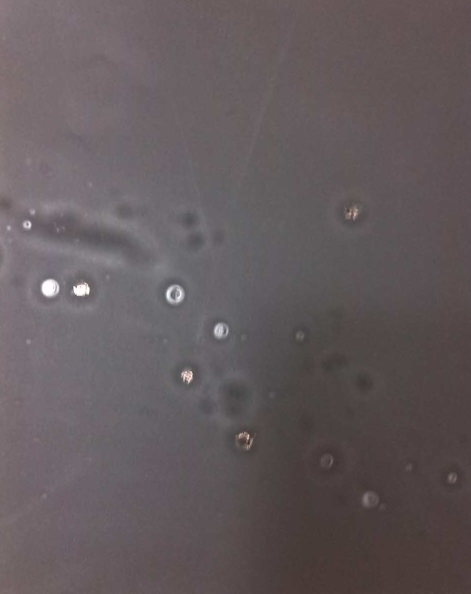
#> input picture 8_image_process/opencv/defect_detection/sample.jpg, 941 x 1187 px (shown at 1/2 size)
$ jupyter execute defect_detection.ipynb   (shell and % lines are left out)   (older library calls are emulated)
#> lines starting #> are read from the running program, lines starting #| are printed output that depends on the picture; after the words box and inside, x2 and y2 are one past the last pixel; in counts of white or black regions, pixels touching at a corner belong together; long printed decimals are rounded
[cell 1]
import numpy as np
import cv2

# read image
img = cv2.imread('sample.jpg', 0)# IMREAD_GRAYSCALE, IMREAD_COLOR
#> img: shape (1187, 941); min 43, max 255, mean 93.4

[cell 2]

from matplotlib import pyplot as plt

plt.imshow(img, cmap = 'gray', interpolation = 'bicubic')
plt.xticks([]), plt.yticks([])  # to hide tick values on X and Y axis
plt.show()

# 1. “亮点”缺陷检测
Detect part of defects by pre-process

[cell 3]
equ = cv2.equalizeHist(img)# Histograms Equalization
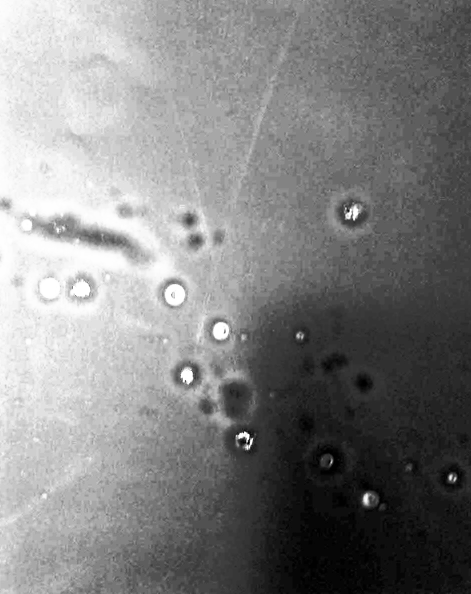
#> equ: shape (1187, 941) (shown at 1/2 size); min 0, max 255, mean 130.2

[cell 4]
ret2,img_th2 = cv2.threshold(img,150,255,cv2.THRESH_BINARY)
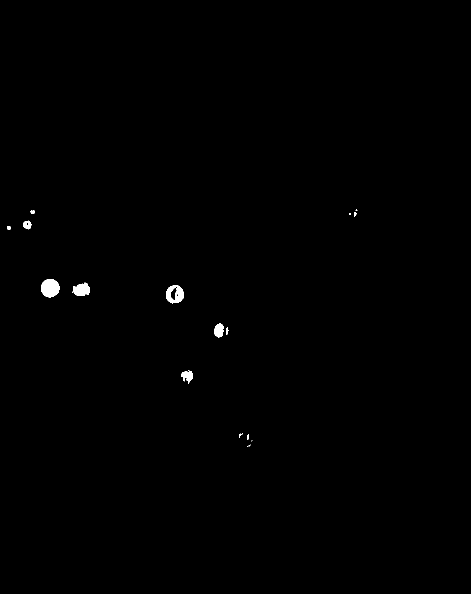
#> img_th2: shape (1187, 941) (shown at 1/2 size); 0.34% white; 17 white regions (5 under 20 px)

[cell 5]
_, contours, _ = cv2.findContours(img_th2.copy(),cv2.RETR_TREE,cv2.CHAIN_APPROX_SIMPLE)
#> contours = 22 contours, 10 with area under 20; largest, box (x1, y1, x2, y2) and area: (82, 558, 119, 595) 1016, (332, 570, 368, 607) 980, (145, 565, 180, 592) 610, (428, 647, 447, 675) 370, (363, 740, 385, 768) 306
im = cv2.imread('sample.jpg', cv2.IMREAD_COLOR)# IMREAD_GRAYSCALE, IMREAD_COLOR
#> im is the input picture: shape (1187, 941, 3); mean B, G, R 93, 90.4, 99.4
cv2.drawContours(im,contours,-1,(255,0,0),5)
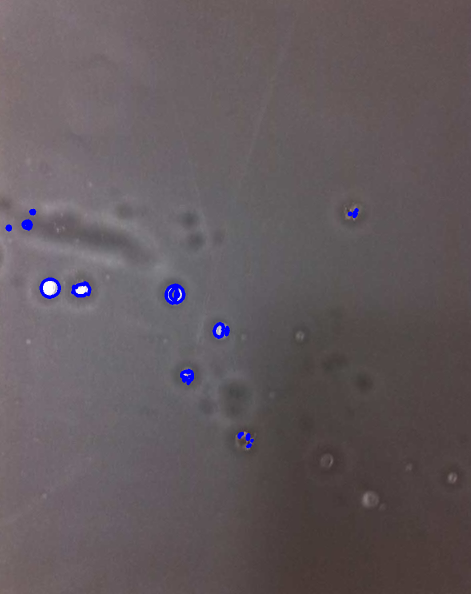
#> im: shape (1187, 941, 3) (shown at 1/2 size); 0.46% of pixels changed, all inside (x1, y1, x2, y2) = (11, 416, 718, 897)

[cell 6]

from matplotlib import pyplot as plt
width = 15
height = 10
plt.figure(figsize=(width, height))


plt.subplot(2, 2, 1)
plt.title('original')
plt.imshow(img, cmap = 'gray', interpolation = 'bicubic')
plt.xticks([]), plt.yticks([])  # to hide tick values on X and Y axis

plt.subplot(2, 2, 2)
plt.title('hist equlize')
plt.imshow(equ, cmap = 'gray', interpolation = 'bicubic')
plt.xticks([]), plt.yticks([])  # to hide tick values on X and Y axis

plt.subplot(2, 2, 3)
plt.title('img th2')
plt.imshow(img_th2, cmap = 'gray', interpolation = 'bicubic')
plt.xticks([]), plt.yticks([])  # to hide tick values on X and Y axis

plt.subplot(2, 2, 4)
plt.title('defect-1')
plt.imshow(im, cmap = 'gray', interpolation = 'bicubic')
plt.xticks([]), plt.yticks([])  # to hide tick values on X and Y axis


plt.show()
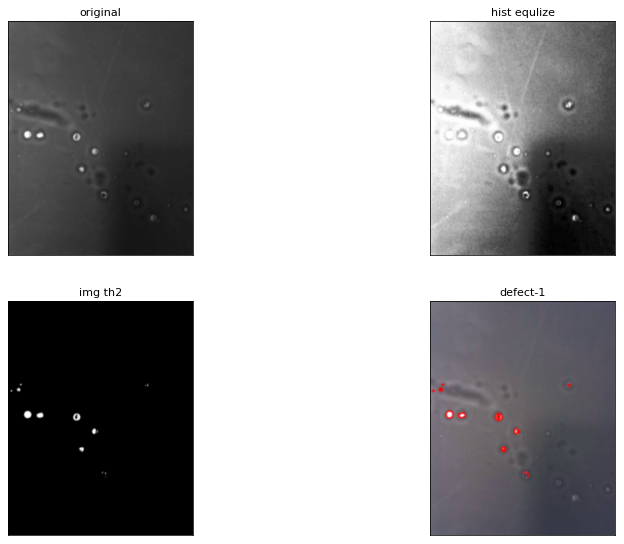
#> figure drawn by matplotlib, 4 panels; B, G, R data is drawn as R, G, B

# 2. “阴影点”缺陷检测
Detect others by removing part of shadowimage

[cell 7]
# read image
img2 = cv2.imread('sample_2.jpg', 0)# IMREAD_GRAYSCALE, IMREAD_COLOR
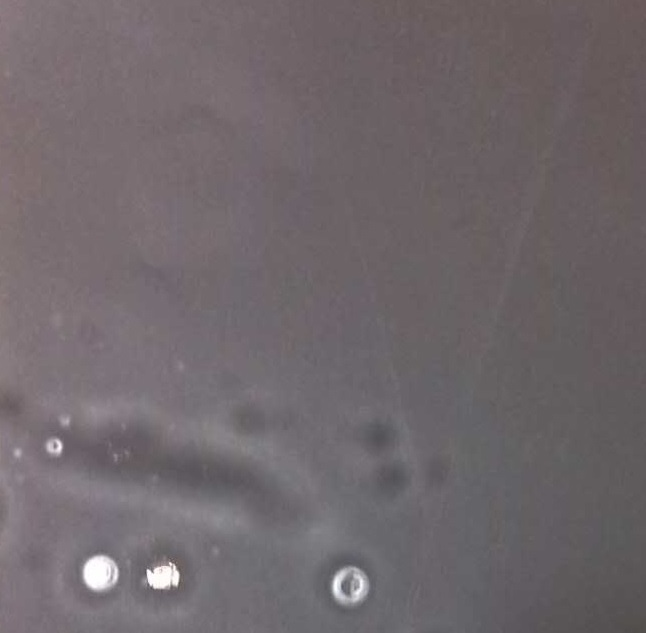
#> input picture 8_image_process/opencv/defect_detection/sample_2.jpg, 646 x 633 px
#> img2: shape (633, 646); min 76, max 255, mean 106.3

# average
blur2 = cv2.blur(img2,(5,5))

[cell 8]

from matplotlib import pyplot as plt

width = 15
height = 10
plt.figure(figsize=(width, height))


plt.subplot(1, 2, 1)
plt.title('original')
plt.imshow(img2, cmap = 'gray', interpolation = 'bicubic')
plt.xticks([]), plt.yticks([])  # to hide tick values on X and Y axis

plt.subplot(1, 2, 2)
plt.title('average')
plt.imshow(blur2, cmap = 'gray', interpolation = 'bicubic')
plt.xticks([]), plt.yticks([])  # to hide tick values on X and Y axis

plt.show()

[cell 9]
equ2 = cv2.equalizeHist(blur2)# Histograms Equalization
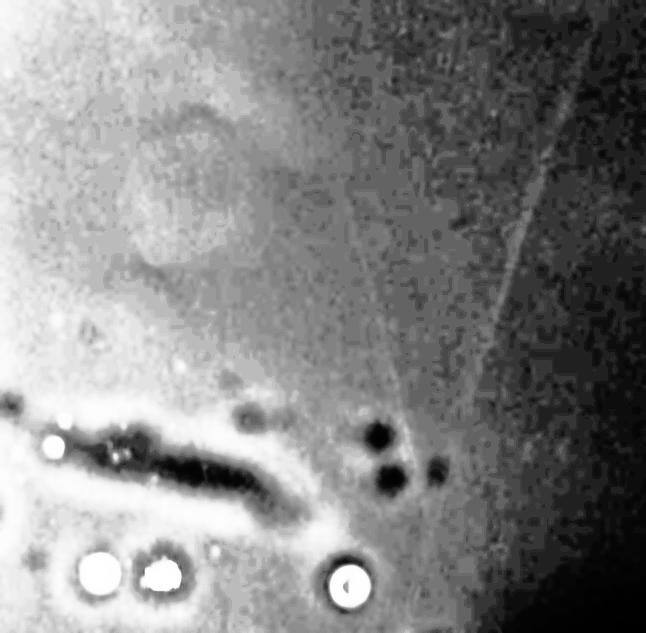
#> equ2: shape (633, 646); min 0, max 255, mean 131.6
ret2,img2_th2 = cv2.threshold(equ2,100,255,cv2.THRESH_BINARY)
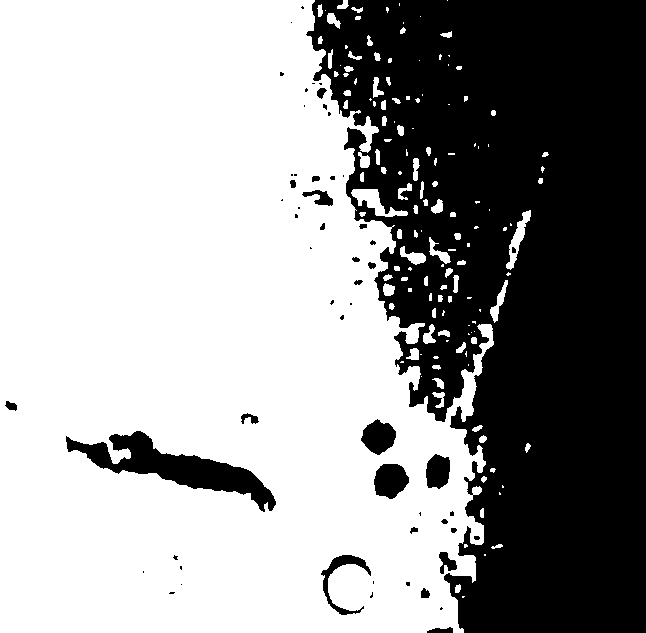
#> img2_th2: shape (633, 646); 61.3% white; 57 black regions (31 under 20 px), largest, box (x1, y1, x2, y2) and area: (306, 0, 646, 633) 148330, (66, 431, 276, 512) 5304, (374, 464, 409, 499) 923

[cell 10]
plt.imshow(img2_th2, cmap = 'gray', interpolation = 'bicubic')
plt.xticks([]), plt.yticks([])  # to hide tick values on X and Y axis
plt.show()

[cell 11]
# revert color

img2_th2_rvt =  cv2.bitwise_not(img2_th2)

[cell 12]
# erode

kernel = cv2.getStructuringElement(cv2.MORPH_RECT,(6, 6))
dilate2 = cv2.dilate(img2_th2_rvt, kernel)
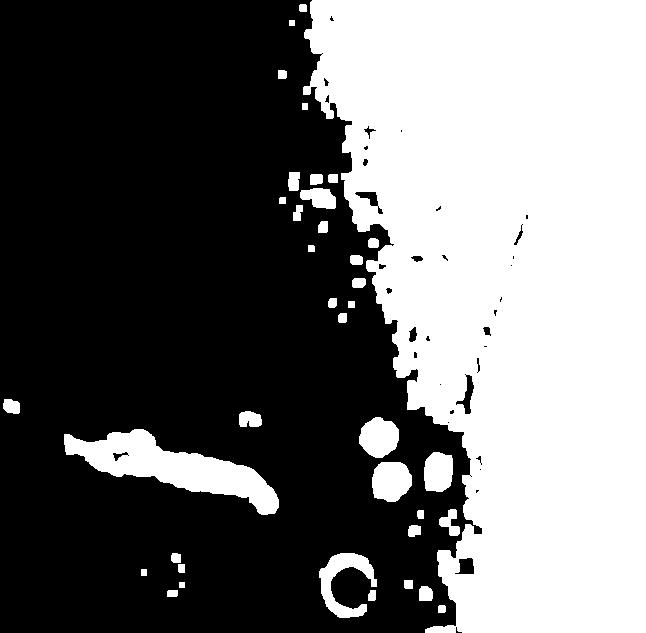
#> dilate2: shape (633, 646); 43.1% white; 38 white regions, largest, box (x1, y1, x2, y2) and area: (303, 0, 646, 633) 160079, (64, 429, 279, 515) 7175, (319, 553, 377, 618) 1585
eroded2 = cv2.erode(dilate2,kernel)
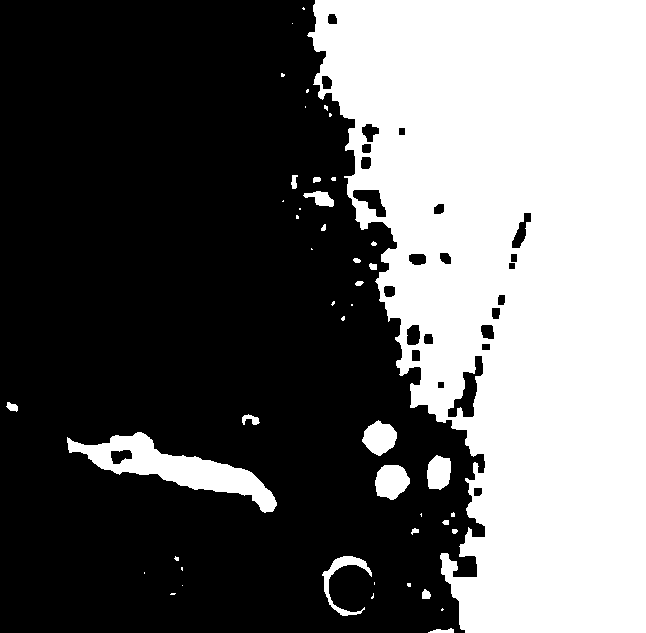
#> eroded2: shape (633, 646); 39.9% white; 47 white regions (26 under 20 px)

[cell 13]

from matplotlib import pyplot as plt

width = 15
height = 10
plt.figure(figsize=(width, height))


plt.subplot(1, 2, 1)
plt.title('rvt')
plt.imshow(img2_th2_rvt, cmap = 'gray', interpolation = 'bicubic')
plt.xticks([]), plt.yticks([])  # to hide tick values on X and Y axis

plt.subplot(1, 2, 2)
plt.title('erode')
plt.imshow(eroded2, cmap = 'gray', interpolation = 'bicubic')
plt.xticks([]), plt.yticks([])  # to hide tick values on X and Y axis

plt.show()

[cell 14]
_, contours, _ = cv2.findContours(eroded2.copy(),cv2.RETR_TREE,cv2.CHAIN_APPROX_SIMPLE)
#> contours = 72 contours, 29 with area under 20; largest, box (x1, y1, x2, y2) and area: (307, 0, 646, 633) 155666, (67, 432, 277, 513) 5426, (447, 355, 484, 418) 920, (375, 465, 410, 500) 872, (362, 420, 397, 456) 796

selected_contours = []
for c in contours:
    area = cv2.contourArea(c)
    perimeter = cv2.arcLength(c, True)# 周长
    if(area>620 and perimeter<1000 and area/perimeter>5):
        selected_contours.append(c)
        print('area={0}, perimeter={1}'.format(area, perimeter))
#> this loop made 72 passes
#> (area, perimeter) on passes 1, 5, 11, 14, 15, 18, 19, 20, 21, 22, 23, 24: (56.5, 55.9), (55.5, 29.9), (577, 272.8), (22.5, 23.07), (20, 17.66), (872, 114.9), (630, 99.94), (5425.5, 527.9), (244.5, 68.04), (796.5, 110.5), (84.5, 57.21), (61.5, 33.56)
#| area=872.0, perimeter=114.912
#| area=630.0, perimeter=99.941
#| area=5425.5, perimeter=527.889
#| area=796.5, perimeter=110.468
#> after the loop, selected_contours = 4 contours; box (x1, y1, x2, y2) and area: (67, 432, 277, 513) 5426, (375, 465, 410, 500) 872, (362, 420, 397, 456) 796, (427, 455, 451, 490) 630
len(selected_contours)
#> Out = 4

[cell 15]
im2 = cv2.imread('sample_2.jpg', cv2.IMREAD_COLOR)# IMREAD_GRAYSCALE, IMREAD_COLOR
#> im2 is the input picture: shape (633, 646, 3); mean B, G, R 107.5, 103.5, 111.5
cv2.drawContours(im2,selected_contours,-1,(255,0,0),5)
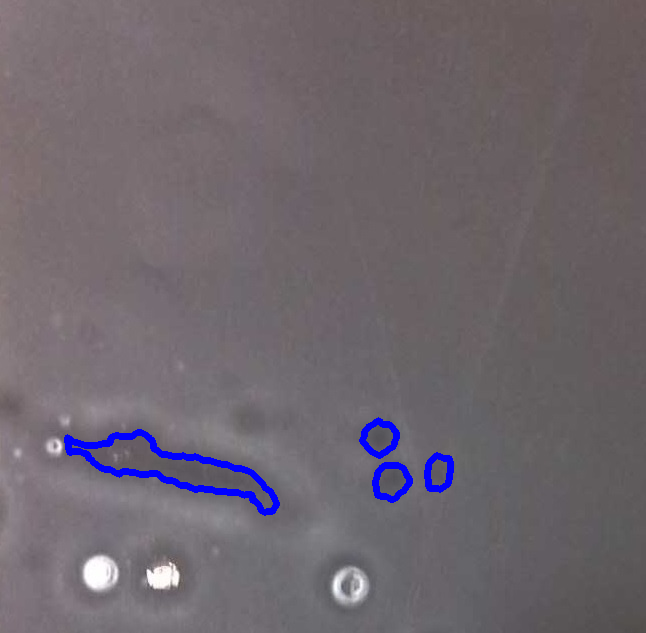
#> im2: shape (633, 646, 3); 1.32% of pixels changed, all inside (x1, y1, x2, y2) = (64, 417, 454, 516)

[cell 16]
width = 15
height = 10
plt.figure(figsize=(width, height))

plt.imshow(im2, cmap = 'gray', interpolation = 'bicubic')
plt.xticks([]), plt.yticks([])  # to hide tick values on X and Y axis
plt.show()

[cell 17]

from matplotlib import pyplot as plt

width = 15
height = 10
plt.figure(figsize=(width, height))


plt.subplot(2, 4, 1)
plt.title('original')
plt.imshow(img2, cmap = 'gray', interpolation = 'bicubic')
plt.xticks([]), plt.yticks([])  # to hide tick values on X and Y axis

plt.subplot(2, 4, 2)
plt.title('average')
plt.imshow(blur2, cmap = 'gray', interpolation = 'bicubic')
plt.xticks([]), plt.yticks([])  # to hide tick values on X and Y axis


plt.subplot(2,4,3)
plt.title('equ2')
plt.imshow(equ2, cmap = 'gray', interpolation = 'bicubic')
plt.xticks([]), plt.yticks([])  # to hide tick values on X and Y axis


plt.subplot(2,4,4)
plt.title('th2')
plt.imshow(img2_th2, cmap = 'gray', interpolation = 'bicubic')
plt.xticks([]), plt.yticks([])  # to hide tick values on X and Y axis


plt.subplot(2,4,5)
plt.title('revert')
plt.imshow(img2_th2_rvt, cmap = 'gray', interpolation = 'bicubic')
plt.xticks([]), plt.yticks([])  # to hide tick values on X and Y axis


plt.subplot(2,4,6)
plt.title('dilate')
plt.imshow(dilate2, cmap = 'gray', interpolation = 'bicubic')
plt.xticks([]), plt.yticks([])  # to hide tick values on X and Y axis

plt.subplot(2,4,7)
plt.title('eroded')
plt.imshow(eroded2, cmap = 'gray', interpolation = 'bicubic')
plt.xticks([]), plt.yticks([])  # to hide tick values on X and Y axis


plt.subplot(2,4,8)
plt.title('result')
plt.imshow(im2, cmap = 'gray', interpolation = 'bicubic')
plt.xticks([]), plt.yticks([])  # to hide tick values on X and Y axis


plt.show()
#> figure, not shown here; B, G, R data is drawn as R, G, B
